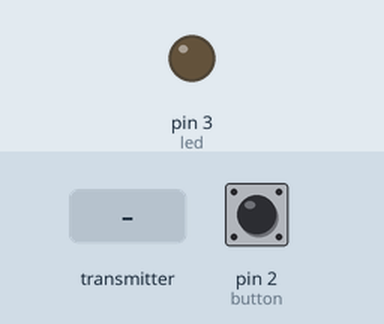
This sketch was run on a simulated Arduino Uno, built with avr-gcc and run on an emulated ATmega328P. On the bench: output pins drawn as LEDs (lit = HIGH). The test bench sets the inputs (shaded band); at power-on: pin 2 (button) LOW. No radio packets arrive unless stated.

Above: at 1.2 s.
1.3 s: the transmitter starts sending buttonState1 = 1
At 1.9 s:
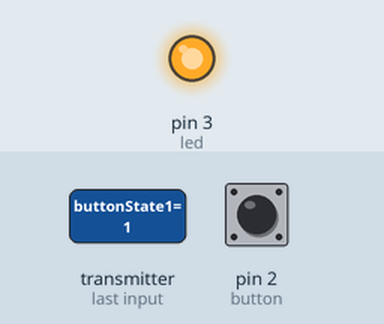
2.8 s: the transmitter starts sending buttonState1 = 0
At 4.2 s:
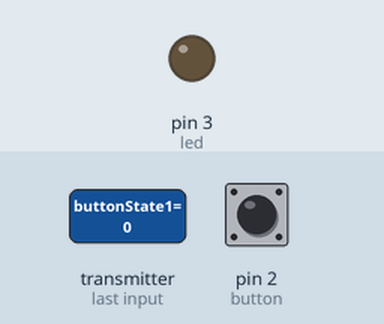
Timing chart, 0 to 5.8 s (numbered marks = the images above; inputs shaded):
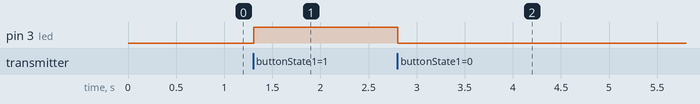

The sketch:

Receiver.ino
```cpp
/* Title: Bluetooth Receiver Code
 * Author: Aleksi Hieta
 * Date: 4/25/2023
 * Purpose: Receiver portion of communications between
 * remote and board for skateboard project. Utilizing a pair
 * of NRF24L01+ chips (datasheet below).
 * Reference: Dejan Nedelkovski, www.HowToMechatronics.com
 * Datasheet: https://www.mouser.com/datasheet/2/297/nRF24L01_Product_Specification_v2_0-9199.pdf
 * Library: TMRh20/RF24, https://github.com/tmrh20/RF24/
 */

#include <SPI.h>
#include <nRF24L01.h>
#include <RF24.h>
#include <Servo.h>

#define led 3
#define button 2

RF24 radio(7, 8); // CE, CSN
const byte addresses[][6] = {"00001", "00002"};
boolean buttonState1 = 0;
boolean buttonState2 = 0;

void setup() {
  pinMode(3, OUTPUT);
  pinMode(2, INPUT);
  radio.begin();
  radio.openWritingPipe(addresses[0]); // 00001
  radio.openReadingPipe(1, addresses[1]); // 00002
  radio.setPALevel(RF24_PA_MIN);
}

void loop() {
  delay(5);
  radio.startListening();
  if(radio.available()){
    radio.read(&buttonState1, sizeof(buttonState1));
  }
  //while (!radio.available());
  if (buttonState1 == HIGH) {
    digitalWrite(led, HIGH);
  }
  else {
    digitalWrite(led, LOW);
  }

  delay(5);
  radio.stopListening();
  buttonState2 = digitalRead(button);
  radio.write(&buttonState2, sizeof(buttonState2));
  /*
  if (buttonState2 == HIGH) {
    digitalWrite(led, HIGH);
  }
  else {
    digitalWrite(led, LOW);
  }
  */
}
```

Measured:
- after the input at 1.3 s, pin 3 (led): LOW → HIGH at once
- after the input at 2.8 s, pin 3 (led): HIGH → LOW at once
